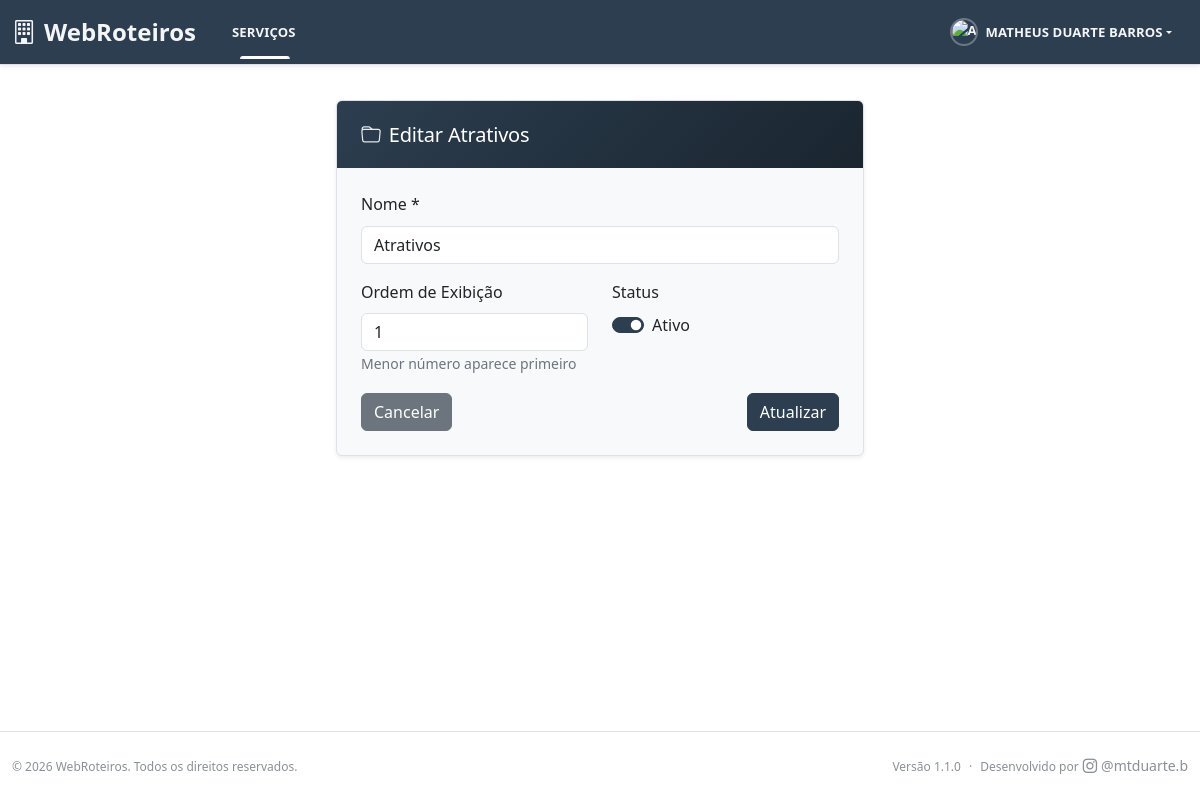
/servicos/categorias/7/editar/ (signed in), run on the app's committed database.
### servicos/models.py (models this page shows, shortened)
class Categoria(models.Model):
    nome = models.CharField('Nome da Categoria', max_length=100, unique=True)
    ativo = models.BooleanField('Ativo', default=True)
    ordem = models.PositiveIntegerField('Ordem de Exibição', default=0)
    criado_em = models.DateTimeField('Criado em', auto_now_add=True)
    atualizado_em = models.DateTimeField('Atualizado em', auto_now=True)
    class Meta:
        verbose_name = 'Categoria'
        verbose_name_plural = 'Categorias'
        ordering = ['ordem', 'nome']

### servicos/views.py (the view)
# urls.py: path('categorias/<int:pk>/editar/', views.categoria_edit, name='categoria_edit'),
@require_permission('servicos.change_categoria')
def categoria_edit(request, pk):
    categoria = get_object_or_404(Categoria, pk=pk)
    if request.method == 'POST':
        form = CategoriaForm(request.POST, instance=categoria)
        if form.is_valid():
            form.save()
            messages.success(request, 'Categoria atualizada com sucesso!')
            return redirect('servicos:categoria_list')
    else:
        form = CategoriaForm(instance=categoria)
    context = {
        'form': form,
        'categoria': categoria,
        'title': f'Editar {categoria.nome}',
        'action': 'Atualizar'
    }
    return render(request, 'servicos/categorias/categoria_form.html', context)

### servicos/forms.py
class CategoriaForm(forms.ModelForm):
    class Meta:
        model = Categoria
        fields = ['nome', 'ativo', 'ordem']
        widgets = {
            'nome': forms.TextInput(attrs={
                'class': 'form-control',
                'placeholder': 'Ex: Atrativos, Hospedagem, Transporte'
            }),
            'ativo': forms.CheckboxInput(attrs={'class': 'form-check-input'}),
            'ordem': forms.NumberInput(attrs={
                'class': 'form-control',
                'min': '0'
            }),
        }

### core/admin_context.py (called while the page is built)
def admin_context(request):
    context = {}
    if request.user.is_authenticated and request.user.is_staff:
        try:
            context.update({
                'total_users': User.objects.count(),
                'total_groups': Group.objects.count(),
                'total_permissions': Permission.objects.count(),
                'active_users': User.objects.filter(is_active=True).count(),
            })
        except Exception:
            context.update({
                'total_users': 0,
                'total_groups': 0,
                'total_permissions': 0,
                'active_users': 0,
            })
    return context

### servicos/permissions.py (called while the page is built, shortened)
def require_permission(perm, raise_exception=False):
    def decorator(view_func):
        @wraps(view_func)
        @login_required
        def wrapped_view(request, *args, **kwargs):
            if request.user.is_superuser:
                return view_func(request, *args, **kwargs)
        return wrapped_view
    return decorator

### user_management/context_processors.py (called while the page is built)
def user_permissions(request):
    context = {
        'user_can_access_admin_menu': False,
        'user_can_manage_users': False,
        'user_can_manage_groups': False,
        'user_can_access_admin_panel': False,
        'user_level': 'usuario_basico',
        'user_level_display': 'Usuário Básico',
    }
    if request.user.is_authenticated:
        context.update({
            'user_can_access_admin_menu': should_show_admin_menu(request.user),
            'user_can_manage_users': should_show_user_management_link(request.user),
            'user_can_manage_groups': should_show_user_management_link(request.user),  # Mesma regra para grupos
            'user_can_access_admin_panel': can_access_admin_panel(request.user),
            'user_level': get_user_level(request.user),
            'user_level_display': get_user_level_display(request.user),
        })
    return context

### user_management/permission_helpers.py (called while the page is built)
def should_show_admin_menu(user):
    return can_access_user_management(user)

### templates/servicos/categorias/categoria_form.html (shortened to what this page needs)
{% extends 'base/base.html' %}
{% block content %}
<div class="container-fluid py-4">
    <div class="row">
        <div class="col-lg-6 offset-lg-3">
            <div class="card shadow-sm list-card">
                <div class="card-header">
                    <h5 class="mb-0"><i class="bi bi-folder me-2"></i>{{ title }}</h5>
                </div>
                <div class="card-body">
                    <form method="post">
                        <div class="mb-3">
                            <label for="{{ form.nome.id_for_label }}" class="form-label">Nome *</label>
                            {{ form.nome }}
                        </div>
                        <div class="row mb-3">
                            <div class="col-md-6">
                                <label for="{{ form.ordem.id_for_label }}" class="form-label">Ordem de Exibição</label>
                                {{ form.ordem }}
                                <small class="form-text text-muted">Menor número aparece primeiro</small>
                            </div>
                            <div class="col-md-6">
                                <label for="{{ form.ativo.id_for_label }}" class="form-label">Status</label>
                                <div class="form-check form-switch">
                                    {{ form.ativo }}
                                    <label class="form-check-label" for="{{ form.ativo.id_for_label }}">
                                        Ativo
                                    </label>
                                </div>
                            </div>
                        </div>
                        <div class="d-flex justify-content-between">
                            <a href="{% url 'servicos:categoria_list' %}" class="btn btn-secondary">
                                 Cancelar
                            </a>
                            <button type="submit" class="btn btn-primary">
                                 {{ action }}
                            </button>
                        </div>
                    </form>
                </div>
            </div>
        </div>
    </div>
</div>
{% endblock %}

### templates/base/base.html (shortened to what this page needs)
{% load static %}
<!DOCTYPE html>
<html lang="pt-br" data-bs-theme="{% if user.is_authenticated and user.profile.tema_preferido != 'auto' %}{{ user.profile.tema_preferido }}{% else %}auto{% endif %}">
<head>
    <link href="https://cdn.jsdelivr.net/npm/bootstrap@5.3.2/dist/css/bootstrap.min.css" rel="stylesheet">
    <link rel="stylesheet" href="https://cdn.jsdelivr.net/npm/bootstrap-icons@1.11.2/font/bootstrap-icons.css">
    <link rel="stylesheet" href="{% static 'css/theme-colors.css' %}">
    <link rel="stylesheet" href="{% static 'css/main.css' %}">
</head>
<body class="{% block body_class %}{% endblock %}">
    {% if user.is_authenticated %}
        <nav class="navbar navbar-expand-lg navbar-dark custom-navbar fixed-top">
            <div class="container-fluid">
                <a class="navbar-brand fw-bold" href="{% url 'core:dashboard' %}">
                    <i class="bi bi-building me-2"></i>WebRoteiros
                </a>
                <div class="collapse navbar-collapse" id="navbarNav">
                    <ul class="navbar-nav me-auto">
                        <li class="nav-item dropdown">
                            <a class="nav-link dropdown-toggle {% if request.resolver_match.namespace == 'servicos' %}active{% endif %}" href="#" id="servicosDropdown" role="button" data-bs-toggle="dropdown" aria-expanded="false">
                                Serviços
                            </a>
                        </li>
                    </ul>
                    <ul class="navbar-nav ms-auto">
                        <li class="nav-item dropdown">
                            <a class="nav-link dropdown-toggle" href="#" id="userDropdown" role="button" data-bs-toggle="dropdown" aria-expanded="false">
                                {% if user.profile.avatar %}
                                    <img src="{{ user.profile.avatar.url }}" alt="Avatar de {{ user.get_full_name|default:user.username }}" class="rounded-circle me-2" style="width: 28px; height: 28px; object-fit: cover;">
                                {% else %}
                                    <img src="{% static 'images/default-avatar.svg' %}" alt="Avatar padrão" class="rounded-circle me-2" style="width: 28px; height: 28px; object-fit: cover;">
                                {% endif %}
                                {{ user.get_full_name|default:user.username }}
                            </a>
                        </li>
                    </ul>
                </div>
            </div>
        </nav>
    {% endif %}
    <main class="{% if user.is_authenticated %}main-content{% else %}login-main{% endif %}">
        {% block content %}{% endblock %}
    </main>
    {% if user.is_authenticated %}
        <footer class="app-footer bg-body border-top">
            <div class="container-fluid">
                <div class="row align-items-center py-2">
                    <div class="col-md-6">
                        <small class="text-muted">
                            © {% now "Y" %} WebRoteiros. Todos os direitos reservados.
                        </small>
                    </div>
                    <div class="col-md-6 text-md-end">
                        <small class="text-muted d-inline-flex align-items-center gap-2">
                            <span>Versão 1.1.0</span>
                            <span class="text-muted">·</span>
                            <span class="d-inline-flex align-items-center gap-1">
                                <span>Desenvolvido por</span>
                                <a href="https://www.instagram.com/mtduarte.b/" target="_blank" rel="noopener" class="text-muted text-decoration-none d-inline-flex align-items-center gap-1">
                                    <i class="bi bi-instagram" style="font-size: 0.9rem;"></i>
                                    <span class="small">@mtduarte.b</span>
                                </a>
                            </span>
                        </small>
                    </div>
                </div>
            </div>
        </footer>
    {% endif %}
</body>
</html>

### static/css/theme-colors.css (style rules this page uses)
:root { --bs-primary: #2c3e50; --bs-primary-rgb: 44, 62, 80; --bs-primary-dark: #1a252f; --bs-primary-light: #34495e; --bs-success: #27ae60; --bs-success-rgb: 39, 174, 96; --bs-info: #16a085; --bs-info-rgb: 22, 160, 133; --bs-warning: #f39c12; --bs-warning-rgb: 243, 156, 18; --bs-danger: #e74c3c; --bs-danger-rgb: 231, 76, 60; --bs-light: #ecf0f1; --bs-dark: #2c3e50; --bs-primary-hover: #1a252f; --bs-primary-active: #162029; }
.btn-primary { --bs-btn-bg: var(--bs-primary); --bs-btn-border-color: var(--bs-primary); --bs-btn-hover-bg: var(--bs-primary-dark); --bs-btn-hover-border-color: var(--bs-primary-dark); --bs-btn-active-bg: var(--bs-primary-dark); --bs-btn-active-border-color: var(--bs-primary-dark); --bs-btn-disabled-bg: var(--bs-primary); --bs-btn-disabled-border-color: var(--bs-primary); }
.form-check-input:checked { background-color: var(--bs-primary); border-color: var(--bs-primary); }
.nav-link { color: var(--bs-primary); }
.list-card .card-header { background: linear-gradient(135deg, var(--bs-primary) 0%, var(--bs-primary-dark) 100%); color: white; font-weight: 600; padding: 1.25rem 1.5rem; border-bottom: none; }
.list-card .card-header h5, .list-card .card-header .h5 { color: white !important; margin: 0; font-size: 1.25rem; }
.list-card .card-header i { opacity: 0.9; }

### data on the page
Categoria: nome "Atrativos", ordem "1", ativo "☑"

### other printed values
{{ user.get_full_name|default:user.username }} "MATHEUS DUARTE BARROS"
{{ title }} "Editar Atrativos"
{{ action }} "Atualizar"
